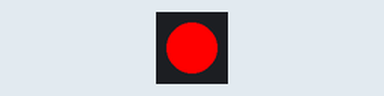
Simulated run of this sketch. Board: Arduino Uno, built with avr-gcc and run on an emulated ATmega328P. Shown: 1 RGB LEDs in strip order, left to right. Dim RGB values are drawn brighter than linear.

Above: at 0.2 s.
At 1.7 s:
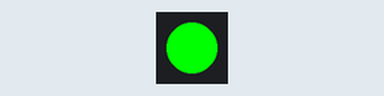
At 2.7 s:
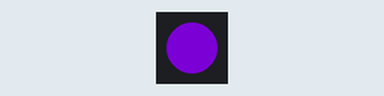
At 3.7 s:
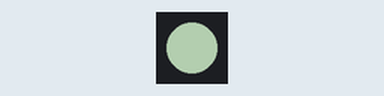
Timing chart, 0 to 5.3 s (numbered marks = the images above):
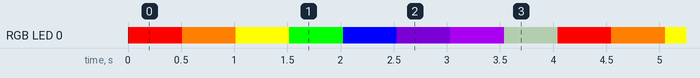

Measured:
- by itself, RGB LED 0: repeats every 4.0 s: RGB(255, 127, 0) 0.50 s, RGB(255, 255, 0) 0.50 s, RGB(0, 255, 0) 0.50 s, RGB(0, 0, 255) 0.50 s, RGB(75, 0, 130) 0.50 s, RGB(148, 0, 211) 0.50 s, RGB(99, 114, 97) 0.50 s, RGB(255, 0, 0) 0.50 s
- by itself, everything shown: repeats every 4.0 s, in 8 steps

The sketch:

led_change_color.ino
```cpp
#include <ChainableLED.h>

#define NUM_LEDS 1

// cin_pin, data_pin, LEDの数
ChainableLED leds(11, 12, NUM_LEDS);

struct color {
  byte red = 0;
  byte green = 0;
  byte blue = 0;
};

void setup() {
  // put your setup code here, to run once:
}

/*
 * 赤, 橙, 黄, 緑, 青, 藍, 紫
 * */
const color led_color[7] = {
  {255, 0, 0},
  {255, 127, 0},
  {255, 255, 0},
  {0, 255, 0},
  {0, 0, 255},
  {75, 0, 130},
  {148, 0, 211},
};
byte color = 0;

void loop() {
  // put your main code here, to run repeatedly:
  for(byte i = 0; i < NUM_LEDS; i++) {
    leds.setColorRGB(i, led_color[color].red, led_color[color].green, led_color[color].blue);
  }

  int led_color_length = sizeof(led_color) / sizeof(led_color[0]);
  if(color != led_color_length) {
    color++;
  }
  else {
    color = 0;
  }

  delay(500); // ms
}
```
